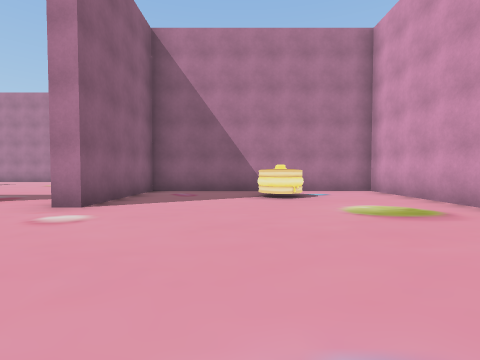
view 1 (above)

20 first-person views from a walk through a 3-D level made in the Unity game engine. The camera is 1.2 m above the floor, tilts 2° down and sees 85° across. Doors are open. The floor is counted in squares, 2 m on a side. Each view is taken from the middle of a square. On the plan, view 1 faces up. The plan holds only what a view shows up to about 9 squares ahead; the rest is blank. The place goes on beyond the plan. The player is left out.

view 2
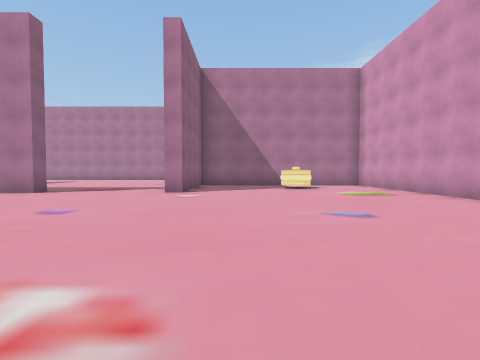

view 3
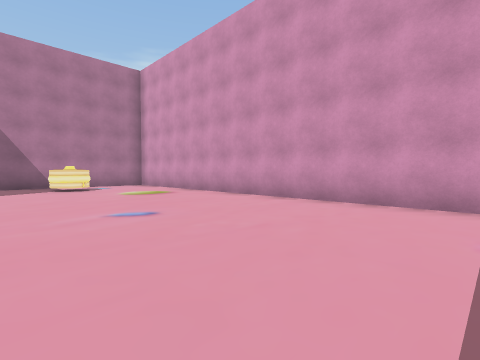

view 4
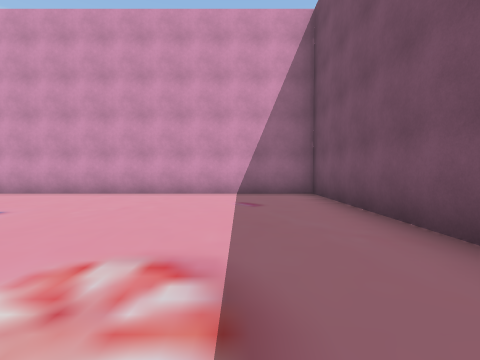

view 5
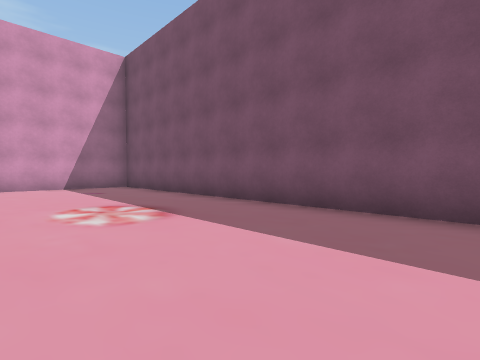

view 6
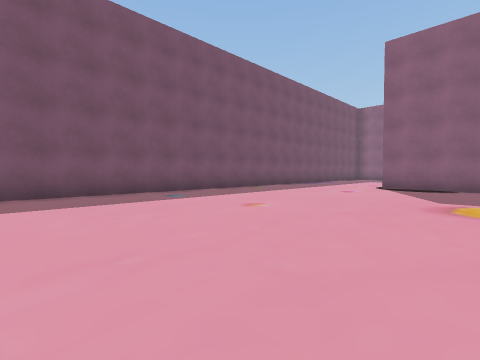

view 7
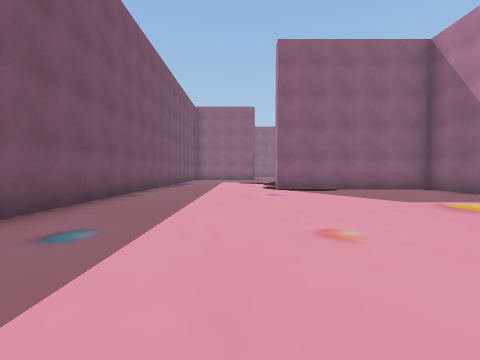

view 8
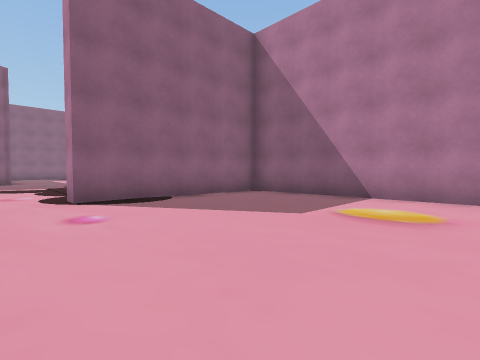

view 9
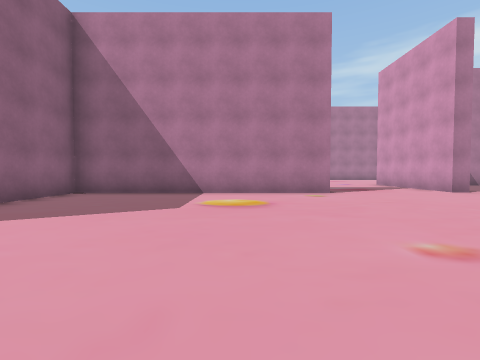

view 10
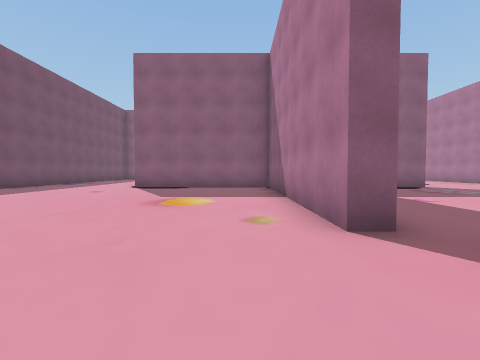

view 11
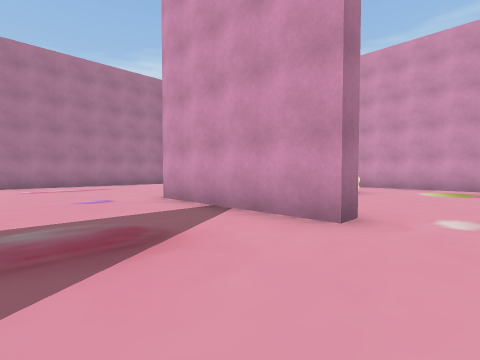

view 12
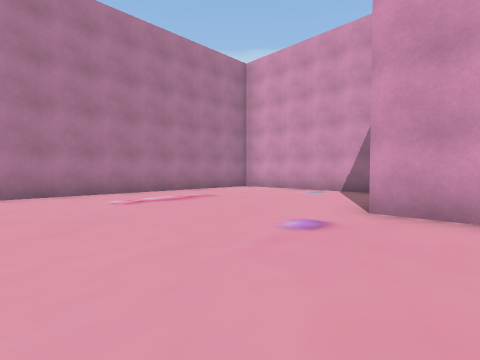

view 13
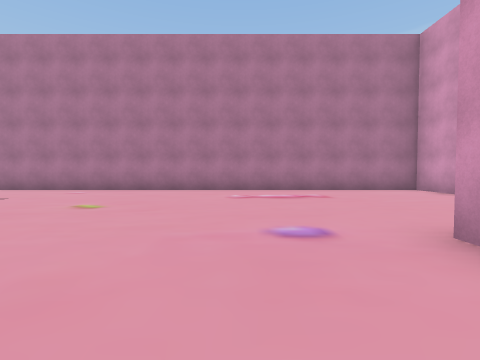

view 14
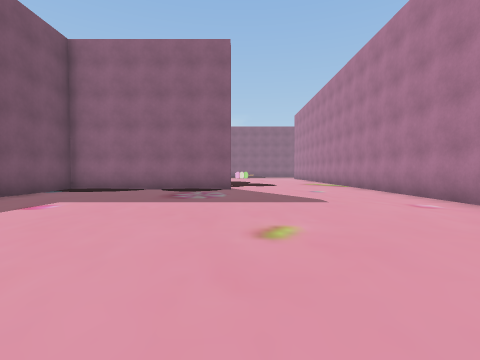

view 15
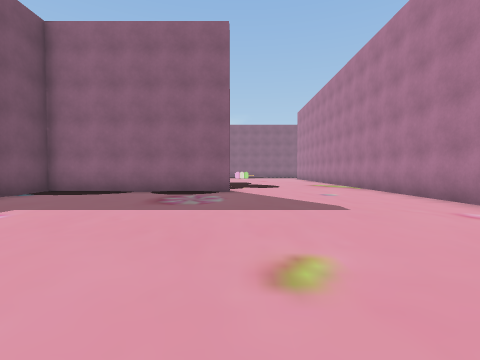

view 16
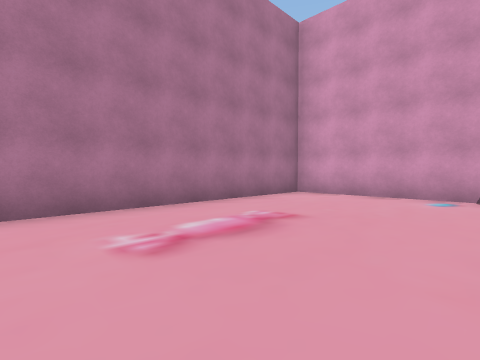

view 17
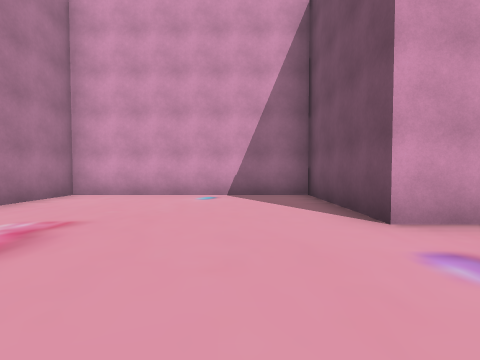

view 18
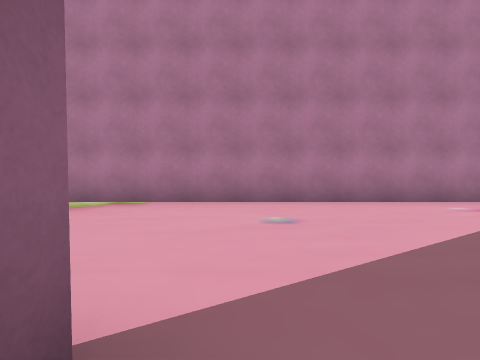

view 19
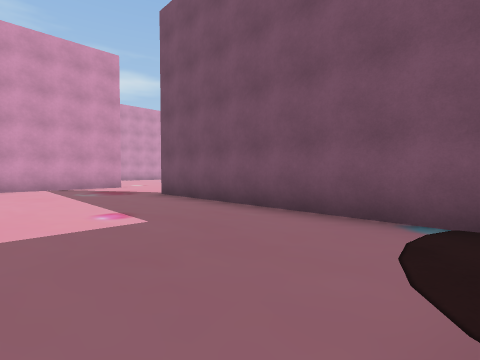

view 20
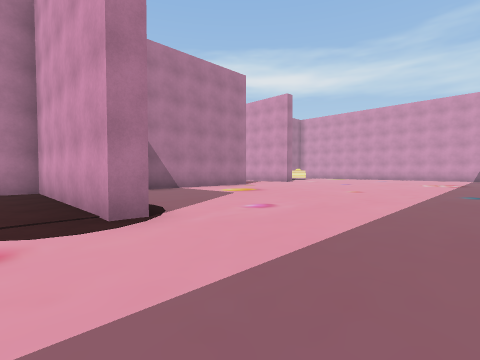

### Floor plan
Points are (right, up) in squares from view 1. A wall is a line through its corners. A room is listed if a view was taken in it or the views show most of it. See-through windows are left out.
Room 1 (views 1, 2, 3, 4, 5, 6, 7, 8, 9, 10, 11, 20)
walls: (-6.6, 4.5) (-6.6, 4.1) (-13.5, 4.1) (-13.5, -0.8) (-13.9, -0.8) (-13.9, 4.1) (-14.8, 4.1); (-14, -4.9) (3.9, -4.9) (3.9, 7.8) (-2.6, 7.8) (-2.6, 4.3) (-3.1, 4.3)
ways out: opening at (-5, 4) to room 2
objects: other object (1, 6)
Room 2 (views 12, 13, 14, 15, 16, 17, 18, 19)
walls: (-13.5, 9.8) (-13.5, 4.5) (-6.6, 4.5); (-3.1, 4.3) (-3.1, 8.3) (0.5, 8.3) (0.5, 14.2) (-15.5, 14.2)
ways out: opening at (-5, 4) to room 1

Positions as (right, up) in squares from view 1, and headings:
1: (0, 0), facing up
2: (-1, -3), facing up
3: (-1, -3), facing up-right
4: (-3, -3), facing right
5: (-6, -1), facing down-right
6: (-4, 2), facing down-left
7: (-5, -2), facing left
8: (-8, -2), facing up-left
9: (-9, -3), facing up
10: (-4, 3), facing left
11: (-6, 3), facing up-right
12: (-7, 7), facing up-right
13: (-5, 6), facing up
14: (-5, 10), facing left
15: (-6, 10), facing left
16: (-6, 10), facing up-right
17: (-6, 10), facing right
18: (-13, 9), facing up
19: (-13, 8), facing down-right
20: (-15, -4), facing up-right
